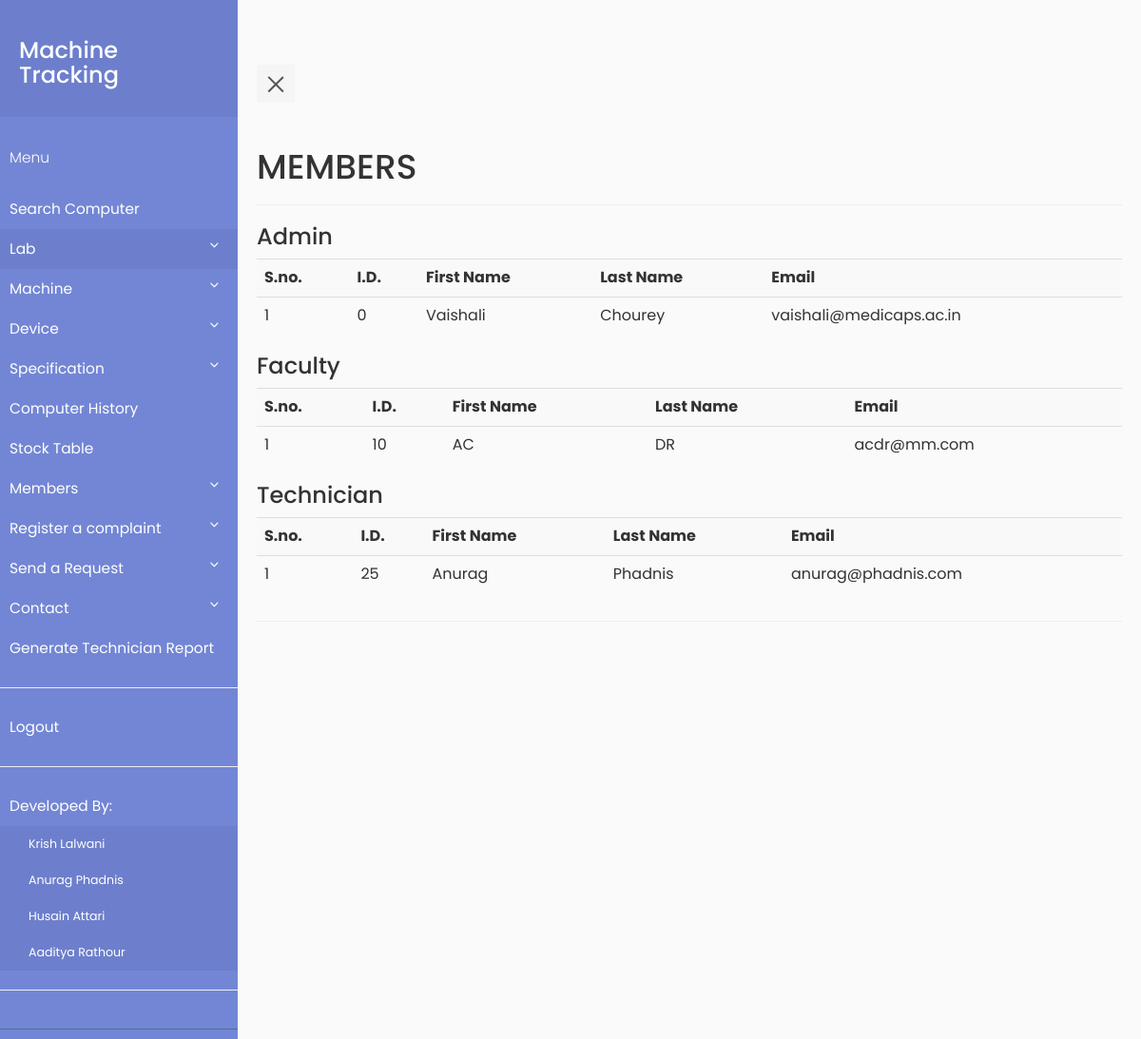
The page /view_member.php (signed in) on the database its author committed.
### tables this page shows
CREATE TABLE `member` (
  `member_id` int(11) NOT NULL,
  `id` varchar(30) DEFAULT NULL,
  `first_name` varchar(30) DEFAULT NULL,
  `last_name` varchar(30) DEFAULT NULL,
  `email` varchar(50) DEFAULT NULL,
  `pass_word` varchar(512) DEFAULT NULL,
  `role` int(5) DEFAULT NULL,
  `contact_no` varchar(10) DEFAULT NULL
);

### view_member.php (the view, shortened to what this page needs)
<?php
    require_once "pdo.php";
?>
<html>
<head>
    <link rel="stylesheet" type="text/css" href="https://maxcdn.bootstrapcdn.com/bootstrap/3.3.7/css/bootstrap.min.css" >
    <link rel="stylesheet" type="text/css" href="style5.css">
</head>
<body>
                  <div class="wrapper">
       <?php if (isset($_SESSION['id'])&&$_SESSION['role']=='0') include "navbar.php";
                else if(isset($_SESSION['id'])&&$_SESSION['role']=='1')  include "navbar_faculty.php";
                else include "navbar_tech.php";?>
    <div class="container-fluid row" id="container">
    <div class="page-header">
    <h1>MEMBERS</h1>
    </div>
    <h3>Admin</h3>
    <?php
        $stmtcnt = $pdo->query("SELECT COUNT(*) FROM member ");
        $row = $stmtcnt->fetch(PDO::FETCH_ASSOC);
        if($row['COUNT(*)']!=='0')
        {
            $i=1;
            $stmtread = $pdo->query("SELECT * FROM member WHERE role=0 ORDER BY id");
            echo ("<table class=\"table table-striped\">
                <tr> <th>S.no.</th><th>I.D.</th><th>First Name</th><th>Last Name</th><th>Email</th> </tr>");
            while ( $row = $stmtread->fetch(PDO::FETCH_ASSOC) )
            {
                echo ("<tr>");
                echo ("<td>");
                echo($i);
                echo("</td>");
                echo ("<td>");
                echo(htmlentities($row['id']));
                echo ("</td>");
                echo ("<td>");
                echo(htmlentities($row['first_name']));
                echo ("</td>");
                echo ("<td>");
                echo(htmlentities($row['last_name']));
                echo ("</td>");
                echo ("<td>");
                echo(htmlentities($row['email']));
                echo ("</td>");
                $i++;
            }
            echo('</table>');
        }
    ?>
    <h3>Faculty</h3>
    <?php
        $stmtcnt = $pdo->query("SELECT COUNT(*) FROM member ");
        $row = $stmtcnt->fetch(PDO::FETCH_ASSOC);
        if($row['COUNT(*)']!=='0')
        {
            $i=1;
            $stmtread = $pdo->query("SELECT * FROM member WHERE role=1 ORDER BY id");
            echo ("<table class=\"table table-striped\">
                <tr> <th>S.no.</th><th>I.D.</th><th>First Name</th><th>Last Name</th><th>Email</th> </tr>");
            while ( $row = $stmtread->fetch(PDO::FETCH_ASSOC) )
            {
                echo ("<tr>");
                echo ("<td>");
                echo($i);
                echo("</td>");
                echo ("<td>");
                echo(htmlentities($row['id']));
                echo ("</td>");
                echo ("<td>");
                echo(htmlentities($row['first_name']));
                echo ("</td>");
                echo ("<td>");
                echo(htmlentities($row['last_name']));
                echo ("</td>");
                echo ("<td>");
                echo(htmlentities($row['email']));
                echo ("</td>");
                $i++;
            }
            echo('</table>');
        }
    ?>
    <h3>Technician</h3>
    <?php
        $stmtcnt = $pdo->query("SELECT COUNT(*) FROM member ");
        $row = $stmtcnt->fetch(PDO::FETCH_ASSOC);
        if($row['COUNT(*)']!=='0')
        {
            $i=1;
            $stmtread = $pdo->query("SELECT * FROM member WHERE role=2 ORDER BY id");
            echo ("<table class=\"table table-striped\">
                <tr> <th>S.no.</th><th>I.D.</th><th>First Name</th><th>Last Name</th><th>Email</th> </tr>");
            while ( $row = $stmtread->fetch(PDO::FETCH_ASSOC) )
            {
                echo ("<tr>");
                echo ("<td>");
                echo($i);
                echo("</td>");
                echo ("<td>");
                echo(htmlentities($row['id']));
                echo ("</td>");
                echo ("<td>");
                echo(htmlentities($row['first_name']));
                echo ("</td>");
                echo ("<td>");
                echo(htmlentities($row['last_name']));
                echo ("</td>");
                echo ("<td>");
                echo(htmlentities($row['email']));
                echo ("</td>");
                $i++;
            }
            echo('</table>');
        }
    ?>
    </div>
</div>
</body>
</html>

### style5.css (style rules this page uses)
body { font-family: 'Poppins', sans-serif; background: #fafafa; }
.wrapper { display: flex; align-items: stretch; perspective: 1500px; }

### rows shown on the page
member: id "0", first_name "Vaishali", last_name "Chourey", email "vaishali@medicaps.ac.in"
member: id "10", first_name "AC", last_name "DR", email "acdr@mm.com"
member: id "25", first_name "Anurag", last_name "Phadnis", email "anurag@phadnis.com"
